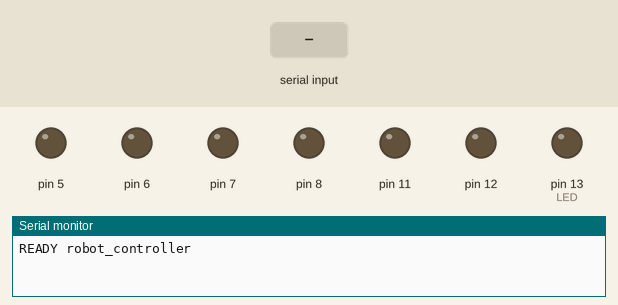
This sketch was run on a simulated Arduino Uno, built with avr-gcc and run on an emulated ATmega328P. Shown: output pins drawn as LEDs (lit = HIGH), the last lines printed to the serial monitor. Inputs (shaded band) come from the test bench.

Above: at 1.2 s.
1.3 s: "F 200\n" received over Serial
At 1.55 s:
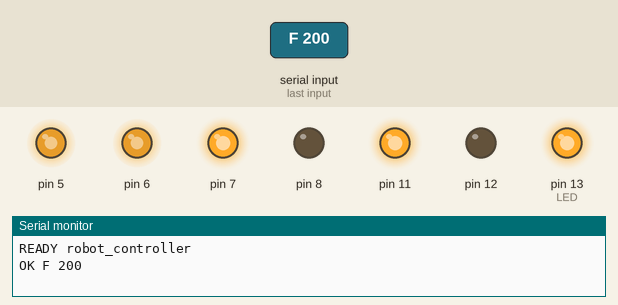
3.3 s: "B90\n" received over Serial
At 3.55 s:
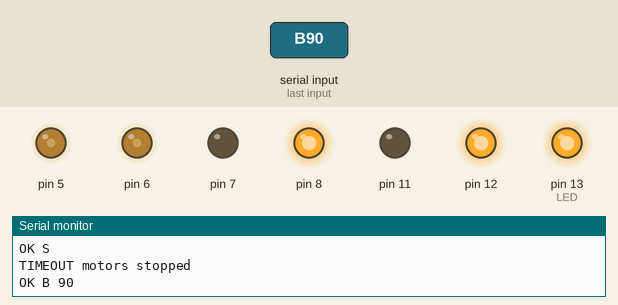
5.3 s: "L90\n" received over Serial
At 5.7 s:
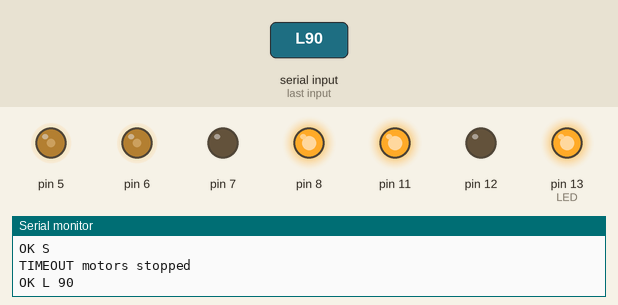
7.3 s: "R90\n" received over Serial
At 7.7 s:
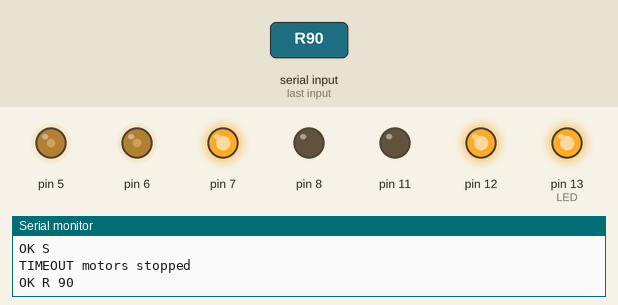
9.3 s: "F90\n" received over Serial
At 9.7 s:
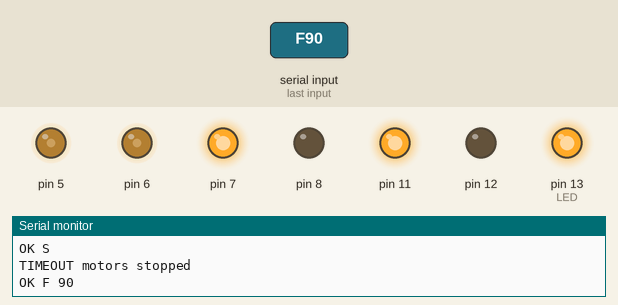
11.3 s: "F 45\n" received over Serial
At 13.1 s:
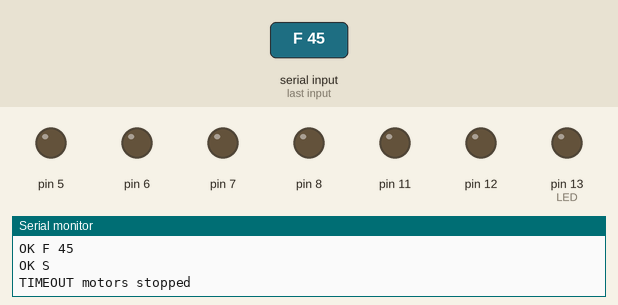
Timing chart, 0 to 14.3 s (numbered marks = the images above; inputs shaded):
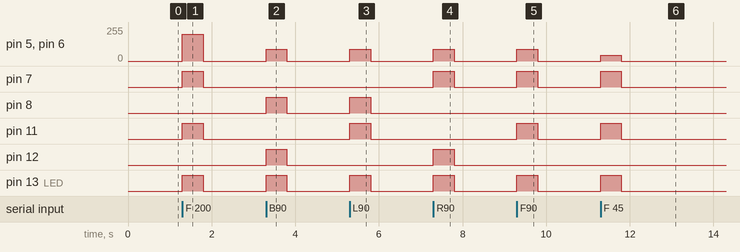

Measured:
- after the input at 1.3 s, pin 5, pin 6: 0/255 → 200/255 at once, → 0/255 0.50 s later; pin 7, pin 11, pin 13 (LED): LOW → HIGH at once, → LOW 0.50 s later
- after the input at 3.3 s, pin 5, pin 6: 0/255 → 90/255 at once, → 0/255 0.50 s later; pin 8, pin 12, pin 13 (LED): LOW → HIGH at once, → LOW 0.50 s later
- after the input at 5.3 s, pin 5, pin 6: 0/255 → 90/255 at once, → 0/255 0.50 s later; pin 8, pin 11, pin 13 (LED): LOW → HIGH at once, → LOW 0.50 s later
- after the input at 7.3 s, pin 5, pin 6: 0/255 → 90/255 at once, → 0/255 0.50 s later; pin 7, pin 12, pin 13 (LED): LOW → HIGH at once, → LOW 0.50 s later
- after the input at 9.3 s, pin 5, pin 6: 0/255 → 90/255 at once, → 0/255 0.50 s later; pin 7, pin 11, pin 13 (LED): LOW → HIGH at once, → LOW 0.50 s later
- after the input at 11.3 s, pin 5, pin 6: 0/255 → 45/255 at once, → 0/255 0.50 s later; pin 7, pin 11, pin 13 (LED): LOW → HIGH at once, → LOW 0.50 s later

The sketch:

robot_controller_uno.ino
```cpp
/*
  Robot motor controller for the Robot Station web app, Arduino Uno version.
  Same commands as the ESP32 sketch, so the web app works unchanged.

  Receives one command per line over USB serial (115200 baud):
    F <speed>   forward   (speed 0-255, optional, default 200)
    B <speed>   backward
    L <speed>   turn left  (spin in place)
    R <speed>   turn right (spin in place)
    S           stop
    ?           replies "READY robot_controller" (the web app checks this)

  Safety: while moving, the web app repeats the command every 150 ms.
  If nothing arrives for 500 ms, the motors stop on their own.

  Wiring (L298N or similar dual H-bridge driver):
    Left motor : ENA -> pin 5 (PWM), IN1 -> pin 7,  IN2 -> pin 8
    Right motor: ENB -> pin 6 (PWM), IN3 -> pin 11, IN4 -> pin 12
    Driver GND must be connected to Arduino GND.
  Remove the ENA/ENB jumpers on the L298N so speed control works.
  ENA/ENB must be on PWM pins (marked ~ on the board: 3, 5, 6, 9, 10, 11).

  With no motors wired, the on-board LED (pin 13, "L") lights while moving,
  so you can test the whole chain on a bare Uno.

  Note: the Uno restarts when the web app opens its port. It answers about
  2 seconds later; the web app waits for that.
*/

// ---- Pins (change to match your wiring) ----
const int ENA = 5, IN1 = 7, IN2 = 8;     // left motor
const int ENB = 6, IN3 = 11, IN4 = 12;   // right motor
const int LED = LED_BUILTIN;             // pin 13

// Flip if a motor spins the wrong way
const bool INVERT_LEFT = false;
const bool INVERT_RIGHT = false;

const unsigned long TIMEOUT_MS = 500;
const int DEFAULT_SPEED = 200;

char current = 'S';
unsigned long lastCommandAt = 0;
char line[32];
byte lineLen = 0;

// speed: -255..255 (negative = reverse)
void setMotor(int en, int inA, int inB, int speed, bool invert) {
  if (invert) speed = -speed;
  if (speed > 0) {
    digitalWrite(inA, HIGH);
    digitalWrite(inB, LOW);
  } else if (speed < 0) {
    digitalWrite(inA, LOW);
    digitalWrite(inB, HIGH);
  } else {
    digitalWrite(inA, LOW);
    digitalWrite(inB, LOW);
  }
  analogWrite(en, abs(speed));
}

void drive(int left, int right) {
  setMotor(ENA, IN1, IN2, left, INVERT_LEFT);
  setMotor(ENB, IN3, IN4, right, INVERT_RIGHT);
  digitalWrite(LED, (left || right) ? HIGH : LOW);
}

void apply(char cmd, int speed) {
  switch (cmd) {
    case 'F': drive(speed, speed); break;
    case 'B': drive(-speed, -speed); break;
    case 'L': drive(-speed, speed); break;
    case 'R': drive(speed, -speed); break;
    default:  drive(0, 0); cmd = 'S'; break;
  }
  // Report only changes so the log is not flooded by the 150 ms repeats
  if (cmd != current) {
    current = cmd;
    Serial.print(F("OK "));
    Serial.print(cmd);
    if (cmd != 'S') { Serial.print(' '); Serial.print(speed); }
    Serial.println();
  }
}

// Fixed buffer instead of String: the Uno has only 2 KB of RAM
void handleLine(char *s) {
  while (*s == ' ') s++;
  if (*s == '\0') return;
  char cmd = toupper(*s);
  if (cmd == '?') {
    Serial.println(F("READY robot_controller"));
    return;
  }
  // Speed after the letter, with or without a space: "F 200" or "F200"
  int speed = DEFAULT_SPEED;
  char *num = s + 1;
  while (*num == ' ') num++;
  if (*num) speed = constrain(atoi(num), 0, 255);

  if (cmd == 'F' || cmd == 'B' || cmd == 'L' || cmd == 'R' || cmd == 'S') {
    lastCommandAt = millis();
    apply(cmd, speed);
  } else {
    Serial.print(F("ERR unknown command: "));
    Serial.println(s);
  }
}

void setup() {
  Serial.begin(115200);
  int outputs[] = {ENA, IN1, IN2, ENB, IN3, IN4, LED};
  for (int p : outputs) pinMode(p, OUTPUT);
  drive(0, 0);
  Serial.println(F("READY robot_controller"));
}

void loop() {
  while (Serial.available()) {
    char c = Serial.read();
    if (c == '\n' || c == '\r') {
      line[lineLen] = '\0';
      handleLine(line);
      lineLen = 0;
    } else if (lineLen < sizeof(line) - 1) {
      line[lineLen++] = c;
    }
  }

  if (current != 'S' && millis() - lastCommandAt > TIMEOUT_MS) {
    apply('S', 0);
    Serial.println(F("TIMEOUT motors stopped"));
  }
}
```
